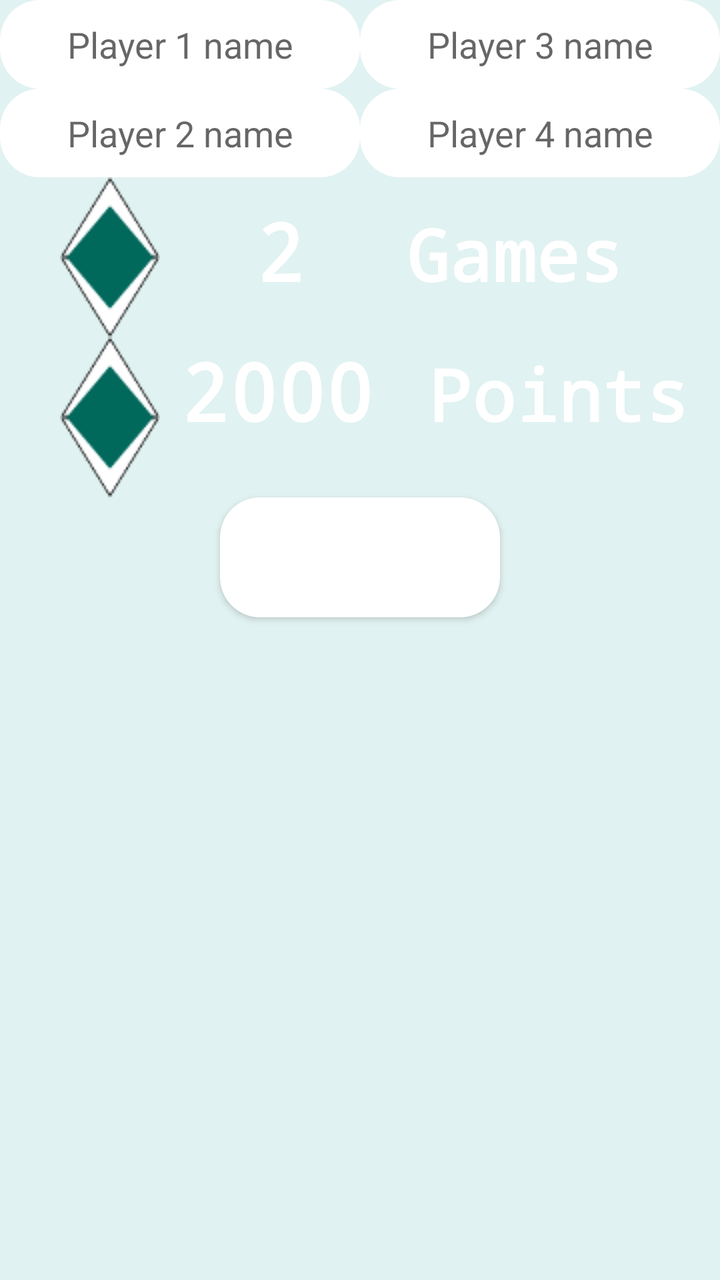
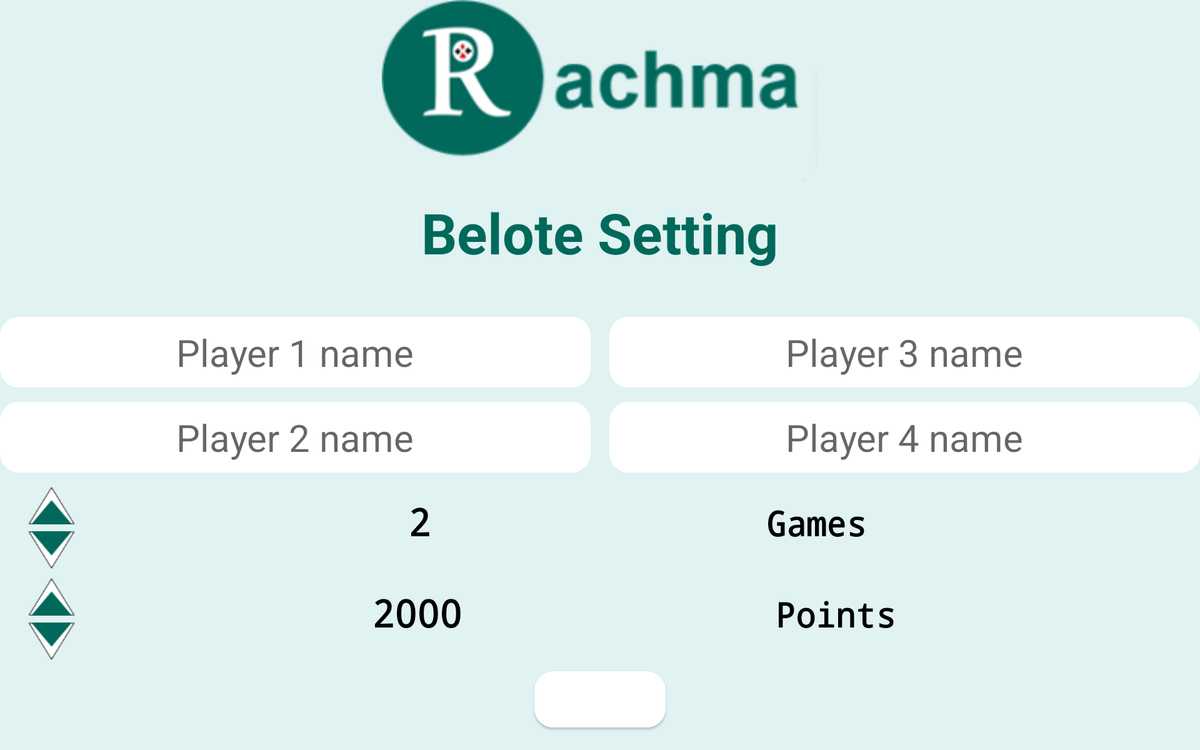

One screen, two layout resources from the same app: the default and the author's alternative for another configuration. Each is rendered where Android would select it; the XML of both is given below.
<!-- AndroidManifest.xml: application theme AppTheme -->
<!-- res/layout/belote_activity_belote_setting.xml -->
<?xml version="1.0" encoding="utf-8"?>
<android.support.v7.widget.LinearLayoutCompat xmlns:android="http://schemas.android.com/apk/res/android"
    xmlns:tools="http://schemas.android.com/tools"
    android:layout_width="match_parent"
    android:layout_height="match_parent"
    android:background="@color/colorPrimary"
    tools:context="rachma.tn.team.binary.rachma.belote.BeloteSetting">

    <LinearLayout
        android:layout_width="match_parent"
        android:layout_height="match_parent"
        android:orientation="vertical">

        <LinearLayout
            android:layout_width="match_parent"
            android:layout_height="wrap_content"
            android:orientation="horizontal">

            <EditText
                android:id="@+id/team1player1"
                android:layout_width="wrap_content"
                android:layout_height="wrap_content"
                android:layout_weight="1"
                android:background="@drawable/round_shape_white"
                android:gravity="center"
                android:hint="Player 1 name"
                android:padding="10dp"
                android:textColor="@color/colorPrimary" />

            <EditText
                android:id="@+id/team2player1"
                android:layout_width="wrap_content"
                android:layout_height="wrap_content"
                android:layout_weight="1"
                android:background="@drawable/round_shape_white"
                android:gravity="center"
                android:hint="Player 3 name"
                android:padding="10dp"
                android:textColor="@color/colorPrimary" />
        </LinearLayout>

        <LinearLayout
            android:layout_width="match_parent"
            android:layout_height="wrap_content"
            android:orientation="horizontal"
            android:weightSum="2">

            <EditText
                android:id="@+id/team1player2"
                android:layout_width="wrap_content"
                android:layout_height="wrap_content"
                android:layout_weight="1"
                android:background="@drawable/round_shape_white"
                android:gravity="center"
                android:hint="Player 2 name"
                android:padding="10dp"
                android:textColor="@color/colorPrimary" />


            <EditText
                android:id="@+id/team2player2"
                android:layout_width="wrap_content"
                android:layout_height="wrap_content"
                android:layout_weight="1"
                android:background="@drawable/round_shape_white"
                android:gravity="center"
                android:hint="Player 4 name"
                android:padding="10dp"
                android:textColor="@color/colorPrimary" />
        </LinearLayout>

        <LinearLayout
            android:layout_width="match_parent"
            android:layout_height="wrap_content"
            android:weightSum="3">

            <LinearLayout
                android:layout_width="wrap_content"
                android:layout_height="wrap_content"
                android:layout_marginLeft="30dp"
                android:layout_weight="1"
                android:orientation="vertical">

                <ImageButton
                    android:id="@+id/increaseGamesNumber"
                    android:layout_width="wrap_content"
                    android:layout_height="wrap_content"
                    android:background="#00000000"
                    android:rotation="180"
                    android:src="@drawable/changeplayersnumber" />

                <ImageButton
                    android:id="@+id/decreaseGamesNumber"
                    android:layout_width="wrap_content"
                    android:layout_height="wrap_content"
                    android:background="#00000000"
                    android:src="@drawable/changeplayersnumber" />
            </LinearLayout>

            <TextView
                android:id="@+id/gamesNumber"
                android:layout_width="26dp"
                android:layout_height="48dp"
                android:layout_marginTop="10dp"
                android:layout_weight="1"
                android:fontFamily="monospace"
                android:text="2"
                android:textAppearance="@style/TextAppearance.AppCompat.Body1"
                android:textColor="@android:color/white"
                android:textSize="40sp"
                android:textStyle="bold" />

            <TextView
                android:id="@+id/textView3"
                android:layout_width="wrap_content"
                android:layout_height="wrap_content"
                android:layout_marginTop="10dp"
                android:layout_weight="1"
                android:fontFamily="monospace"
                android:text="Games"
                android:textAppearance="@style/TextAppearance.AppCompat.Body2"
                android:textColor="@android:color/white"
                android:textSize="36dp"
                android:textStyle="bold" />

        </LinearLayout>

        <LinearLayout
            android:layout_width="match_parent"
            android:layout_height="wrap_content"
            android:orientation="horizontal"
            android:weightSum="3">

            <LinearLayout
                android:layout_width="wrap_content"
                android:layout_height="wrap_content"
                android:layout_marginLeft="30dp"
                android:layout_weight="1"
                android:orientation="vertical">


                <ImageButton
                    android:id="@+id/increasePointsNumber"
                    android:layout_width="wrap_content"
                    android:layout_height="wrap_content"
                    android:background="#00000000"
                    android:rotation="180"
                    android:src="@drawable/changeplayersnumber" />

                <ImageButton
                    android:id="@+id/decreasePointsNumber"
                    android:layout_width="wrap_content"
                    android:layout_height="wrap_content"
                    android:background="#00000000"
                    android:src="@drawable/changeplayersnumber" />
            </LinearLayout>

            <TextView
                android:id="@+id/pointpergame"
                android:layout_width="113dp"
                android:layout_height="48dp"
                android:layout_weight="1"

                android:fontFamily="monospace"
                android:text="2000"
                android:textAppearance="@style/TextAppearance.AppCompat.Body2"
                android:textColor="@android:color/white"
                android:textSize="40sp"
                android:textStyle="bold" />

            <TextView
                android:id="@+id/pointPerGame"
                android:layout_width="135dp"
                android:layout_height="48dp"
                android:layout_weight="1"
                android:fontFamily="monospace"
                android:text="Points"
                android:textAppearance="@style/TextAppearance.AppCompat.Body2"
                android:textColor="@android:color/white"
                android:textSize="36sp"
                android:textStyle="bold" />
        </LinearLayout>


        <Button
            android:id="@+id/doneBeloteSetting"
            android:layout_width="140dp"
            android:layout_height="60dp"
            android:layout_gravity="center"
            android:background="@drawable/round_shape"
            android:fontFamily="monospace"
            android:text="Done"
            android:textAlignment="center"
            android:textColor="@android:color/white"
            android:textSize="20sp"
            android:textStyle="bold" />


    </LinearLayout>

</android.support.v7.widget.LinearLayoutCompat>
<!-- resources referenced by this layout -->
<resources>
  <color name="colorPrimary">#e0f2f1</color>
  <!-- drawable changeplayersnumber: png bitmap (drawable, 1650 bytes) -->
  <!-- drawable round_shape (drawable) -->
  <?xml version="1.0" encoding="utf-8"?>
  <shape xmlns:android="http://schemas.android.com/apk/res/android"
      android:padding="10dp"
      android:shape="rectangle">
      <solid android:color="#FFFFFF" /> 
      <corners
          android:bottomLeftRadius="20dp"
          android:bottomRightRadius="20dp"
          android:topLeftRadius="20dp"
          android:topRightRadius="20dp" />
  </shape>
  <!-- drawable round_shape_white (drawable) -->
  <?xml version="1.0" encoding="utf-8"?>
  <shape xmlns:android="http://schemas.android.com/apk/res/android"
      android:padding="10dp"
      android:shape="rectangle">
      <solid android:color="@color/white" /> 
      <corners
          android:bottomLeftRadius="20dp"
          android:bottomRightRadius="20dp"
          android:topLeftRadius="20dp"
          android:topRightRadius="20dp" />
  </shape>
  <style name="AppTheme" parent="Theme.AppCompat.Light.DarkActionBar">
          
          <item name="colorPrimary">@color/colorPrimaryDark</item>
          <item name="colorPrimaryDark">@color/colorPrimaryDark</item>
          <item name="colorAccent">@color/colorAccent</item>
      </style>
  <color name="white">#FFFFFF</color>
  <color name="colorPrimaryDark">#00897b</color>
  <color name="colorAccent">#00695c</color>
</resources>
<!-- res/layout-xlarge/belote_activity_belote_setting.xml (the author's variant of the layout above) -->
<!-- drawn on a large tablet held sideways -->
<?xml version="1.0" encoding="utf-8"?>
<android.support.v7.widget.LinearLayoutCompat xmlns:android="http://schemas.android.com/apk/res/android"
    xmlns:tools="http://schemas.android.com/tools"
    android:layout_width="match_parent"
    android:layout_height="match_parent"
    android:background="@color/colorPrimary"
    tools:context="rachma.tn.team.binary.rachma.belote.BeloteSetting">

    <LinearLayout
        android:layout_width="match_parent"
        android:layout_height="match_parent"
        android:orientation="vertical"
        android:weightSum="3">

        <LinearLayout
            android:layout_width="match_parent"
            android:layout_height="wrap_content"
            android:layout_gravity="center_horizontal"
            android:orientation="vertical">

            <ImageView
                android:layout_width="match_parent"
                android:layout_height="200dp"
                android:layout_gravity="center"

                android:src="@drawable/rachma" />

            <TextView
                android:layout_width="wrap_content"
                android:layout_height="match_parent"
                android:layout_gravity="center"
                android:layout_marginBottom="50dp"
                android:layout_marginTop="7dp"
                android:text="Belote Setting"
                android:textColor="@color/colorAccent"
                android:textSize="60dp"
                android:textStyle="bold"

                />
        </LinearLayout>

        <LinearLayout
            android:layout_width="match_parent"
            android:layout_height="wrap_content"
            android:layout_gravity="center_vertical"
            android:layout_weight="1"
            android:orientation="vertical">

            <LinearLayout
                android:layout_width="match_parent"
                android:layout_height="wrap_content"
                android:layout_marginBottom="15dp"
                android:orientation="horizontal">

                <EditText
                    android:id="@+id/team1player1"
                    android:layout_width="wrap_content"
                    android:layout_height="75dp"
                    android:layout_marginRight="20dp"
                    android:layout_weight="1"
                    android:background="@drawable/round_shape_white"
                    android:gravity="center"
                    android:hint="Player 1 name"
                    android:padding="10dp"
                    android:textColor="@android:color/black"
                    android:textSize="40dp" />

                <EditText
                    android:id="@+id/team2player1"
                    android:layout_width="wrap_content"
                    android:layout_height="75dp"
                    android:layout_weight="1"

                    android:background="@drawable/round_shape_white"
                    android:gravity="center"
                    android:hint="Player 3 name"
                    android:padding="10dp"

                    android:textColor="@android:color/black"
                    android:textSize="40dp" />
            </LinearLayout>

            <LinearLayout
                android:layout_width="match_parent"
                android:layout_height="wrap_content"
                android:layout_marginBottom="15dp"
                android:orientation="horizontal"
                android:weightSum="2">

                <EditText
                    android:id="@+id/team1player2"
                    android:layout_width="wrap_content"
                    android:layout_height="75dp"
                    android:layout_marginRight="20dp"
                    android:layout_weight="1"
                    android:background="@drawable/round_shape_white"
                    android:gravity="center"
                    android:hint="Player 2 name"
                    android:padding="10dp"
                    android:textColor="@android:color/black"
                    android:textSize="40dp" />


                <EditText
                    android:id="@+id/team2player2"
                    android:layout_width="wrap_content"
                    android:layout_height="75dp"
                    android:layout_weight="1"
                    android:background="@drawable/round_shape_white"
                    android:gravity="center"
                    android:hint="Player 4 name"
                    android:padding="10dp"
                    android:textColor="@android:color/black"
                    android:textSize="40dp" />
            </LinearLayout>

            <LinearLayout
                android:layout_width="match_parent"
                android:layout_height="wrap_content"
                android:layout_marginBottom="10dp"
                android:weightSum="3">

                <LinearLayout
                    android:layout_width="wrap_content"
                    android:layout_height="wrap_content"
                    android:layout_marginLeft="30dp"
                    android:layout_weight="1"
                    android:orientation="vertical">

                    <ImageButton
                        android:id="@+id/increaseGamesNumber"
                        android:layout_width="wrap_content"
                        android:layout_height="wrap_content"
                        android:layout_marginBottom="7dp"
                        android:background="#00000000"
                        android:rotation="180"
                        android:src="@drawable/changeplayersnumber" />

                    <ImageButton
                        android:id="@+id/decreaseGamesNumber"
                        android:layout_width="wrap_content"
                        android:layout_height="wrap_content"
                        android:background="#00000000"
                        android:src="@drawable/changeplayersnumber" />
                </LinearLayout>

                <TextView
                    android:id="@+id/gamesNumber"
                    android:layout_width="26dp"
                    android:layout_height="48dp"
                    android:layout_marginTop="10dp"
                    android:layout_weight="1"
                    android:fontFamily="monospace"
                    android:text="2"
                    android:textAppearance="@style/TextAppearance.AppCompat.Body1"
                    android:textColor="@android:color/black"
                    android:textSize="40sp"
                    android:textStyle="bold" />

                <TextView
                    android:id="@+id/textView3"
                    android:layout_width="wrap_content"
                    android:layout_height="wrap_content"
                    android:layout_marginTop="10dp"
                    android:layout_weight="1"
                    android:fontFamily="monospace"
                    android:text="Games"
                    android:textAppearance="@style/TextAppearance.AppCompat.Body2"
                    android:textColor="@android:color/black"
                    android:textSize="36dp"
                    android:textStyle="bold" />

            </LinearLayout>

            <LinearLayout
                android:layout_width="match_parent"
                android:layout_height="wrap_content"
                android:orientation="horizontal"
                android:weightSum="3">

                <LinearLayout
                    android:layout_width="wrap_content"
                    android:layout_height="wrap_content"
                    android:layout_marginLeft="30dp"
                    android:layout_weight="1"
                    android:orientation="vertical">


                    <ImageButton
                        android:id="@+id/increasePointsNumber"
                        android:layout_width="wrap_content"
                        android:layout_height="wrap_content"
                        android:layout_marginBottom="7dp"
                        android:background="#00000000"
                        android:rotation="180"
                        android:src="@drawable/changeplayersnumber" />

                    <ImageButton
                        android:id="@+id/decreasePointsNumber"
                        android:layout_width="wrap_content"
                        android:layout_height="wrap_content"
                        android:background="#00000000"
                        android:src="@drawable/changeplayersnumber" />
                </LinearLayout>

                <TextView
                    android:id="@+id/pointpergame"
                    android:layout_width="113dp"
                    android:layout_height="48dp"
                    android:layout_marginTop="10dp"
                    android:layout_weight="1"
                    android:fontFamily="monospace"
                    android:text="2000"
                    android:textAppearance="@style/TextAppearance.AppCompat.Body2"
                    android:textColor="@android:color/black"
                    android:textSize="40sp"
                    android:textStyle="bold" />

                <TextView
                    android:id="@+id/pointPerGame"
                    android:layout_width="135dp"
                    android:layout_height="48dp"
                    android:layout_marginTop="10dp"
                    android:layout_weight="1"
                    android:fontFamily="monospace"
                    android:text="Points"
                    android:textAppearance="@style/TextAppearance.AppCompat.Body2"
                    android:textColor="@android:color/black"
                    android:textSize="36sp"
                    android:textStyle="bold" />
            </LinearLayout>
        </LinearLayout>


        <Button

            android:id="@+id/doneBeloteSetting"
            android:layout_width="140dp"
            android:layout_height="60dp"
            android:layout_gravity="center_horizontal"
            android:background="@drawable/round_shape"
            android:fontFamily="monospace"
            android:text="Done"

            android:textAlignment="center"
            android:textColor="@android:color/white"
            android:textSize="20sp"
            android:textStyle="bold" />
    </LinearLayout>


</android.support.v7.widget.LinearLayoutCompat>
<!-- resources referenced by the variant -->
<!-- as a large tablet held sideways resolves them -->
<resources>
  <color name="colorAccent">#00695c</color>
  <color name="colorPrimary">#e0f2f1</color>
  <!-- drawable changeplayersnumber: png bitmap (drawable, 1650 bytes) -->
  <!-- drawable rachma: png bitmap (drawable, 14810 bytes) -->
  <!-- drawable round_shape (drawable) -->
  <?xml version="1.0" encoding="utf-8"?>
  <shape xmlns:android="http://schemas.android.com/apk/res/android"
      android:padding="10dp"
      android:shape="rectangle">
      <solid android:color="#FFFFFF" /> 
      <corners
          android:bottomLeftRadius="20dp"
          android:bottomRightRadius="20dp"
          android:topLeftRadius="20dp"
          android:topRightRadius="20dp" />
  </shape>
  <!-- drawable round_shape_white (drawable) -->
  <?xml version="1.0" encoding="utf-8"?>
  <shape xmlns:android="http://schemas.android.com/apk/res/android"
      android:padding="10dp"
      android:shape="rectangle">
      <solid android:color="@color/white" /> 
      <corners
          android:bottomLeftRadius="20dp"
          android:bottomRightRadius="20dp"
          android:topLeftRadius="20dp"
          android:topRightRadius="20dp" />
  </shape>
  <style name="AppTheme" parent="Theme.AppCompat.Light.DarkActionBar">
          
          <item name="colorPrimary">@color/colorPrimaryDark</item>
          <item name="colorPrimaryDark">@color/colorPrimaryDark</item>
          <item name="colorAccent">@color/colorAccent</item>
      </style>
  <color name="white">#FFFFFF</color>
  <color name="colorPrimaryDark">#00897b</color>
</resources>
